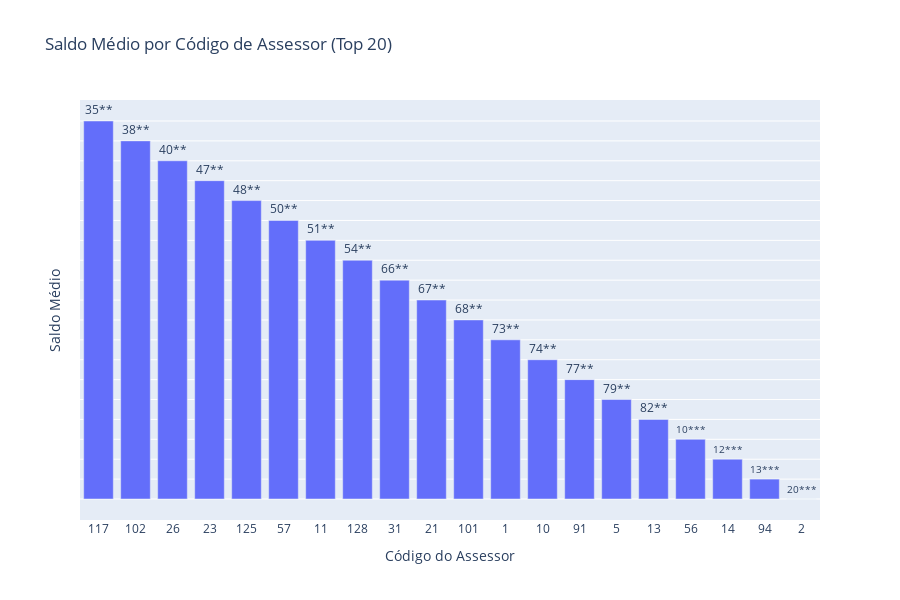

Source (notebook cell):
### Code cell
# Criar coluna mascarada para visualização
df_plot = df.copy()
df_plot = df_plot.sort_values(by="saldo_cliente_medio", ascending=False).head(20)
df_plot["saldo_cliente_medio"] = df_plot["saldo_cliente_medio"].apply(mask_value)
df_plot["codigo_assessor"] = df_plot["codigo_assessor"].astype(str)

# Visualizamos saldo médio por assessor (ordenado do maior para o menor)
fig = px.bar(
    df_plot,
    x="codigo_assessor",
    y="saldo_cliente_medio",  # Usar valor real para plotagem
    title="Saldo Médio por Código de Assessor (Top 20)",
    labels={"codigo_assessor": "Código do Assessor"},
    text="saldo_cliente_medio",  # Mostrar valores mascarados nos rótulos
    custom_data=["saldo_cliente_medio"],  # Dados customizados para hover
)

# Atualizar layout para melhor visualização
fig.update_traces(
    textposition="outside",
    hovertemplate="<b>Código do Assessor:</b> %{x}<br>"
    + "<b>Saldo Médio:</b> %{customdata[0]}<br>"
    + "<extra></extra>",
)
fig.update_layout(
    xaxis={"categoryorder": "total descending"},  # Forçar ordem descendente
    yaxis_title="Saldo Médio",
    yaxis=dict(
        showticklabels=False,  # Esconder valores no eixo Y
        title="Saldo Médio",
    ),
    height=600,
    showlegend=False,
)

fig.show()

### Figure 1 — Plotly figure (JSON) as saved in the notebook; plotly's stock layout.template omitted (floating-point values rounded to 4 significant figures)
{"data": [{"customdata": [["20***"], ["13***"], ["12***"], ["10***"], ["82**"], ["79**"], ["77**"], ["74**"], ["73**"], ["68**"], ["67**"], ["66**"], ["54**"], ["51**"], ["50**"], ["48**"], ["47**"], ["40**"], ["38**"], ["35**"]], "hovertemplate": "<b>Código do Assessor:</b> %{x}<br><b>Saldo Médio:</b> %{customdata[0]}<br><extra></extra>", "legendgroup": "", "marker": {"color": "#636efa", "pattern": {"shape": ""}}, "name": "", "orientation": "v", "showlegend": false, "text": ["20***", "13***", "12***", "10***", "82**", "79**", "77**", "74**", "73**", "68**", "67**", "66**", "54**", "51**", "50**", "48**", "47**", "40**", "38**", "35**"], "textposition": "outside", "type": "bar", "x": ["2", "94", "14", "56", "13", "5", "91", "10", "1", "101", "21", "31", "128", "11", "57", "125", "23", "26", "102", "117"], "xaxis": "x", "y": ["20***", "13***", "12***", "10***", "82**", "79**", "77**", "74**", "73**", "68**", "67**", "66**", "54**", "51**", "50**", "48**", "47**", "40**", "38**", "35**"], "yaxis": "y"}], "layout": {"barmode": "relative", "height": 600, "legend": {"tracegroupgap": 0}, "showlegend": false, "title": {"text": "Saldo Médio por Código de Assessor (Top 20)"}, "xaxis": {"anchor": "y", "categoryorder": "total descending", "domain": [0, 1], "title": {"text": "Código do Assessor"}}, "yaxis": {"anchor": "x", "domain": [0, 1], "showticklabels": false, "title": {"text": "Saldo Médio"}}}}
